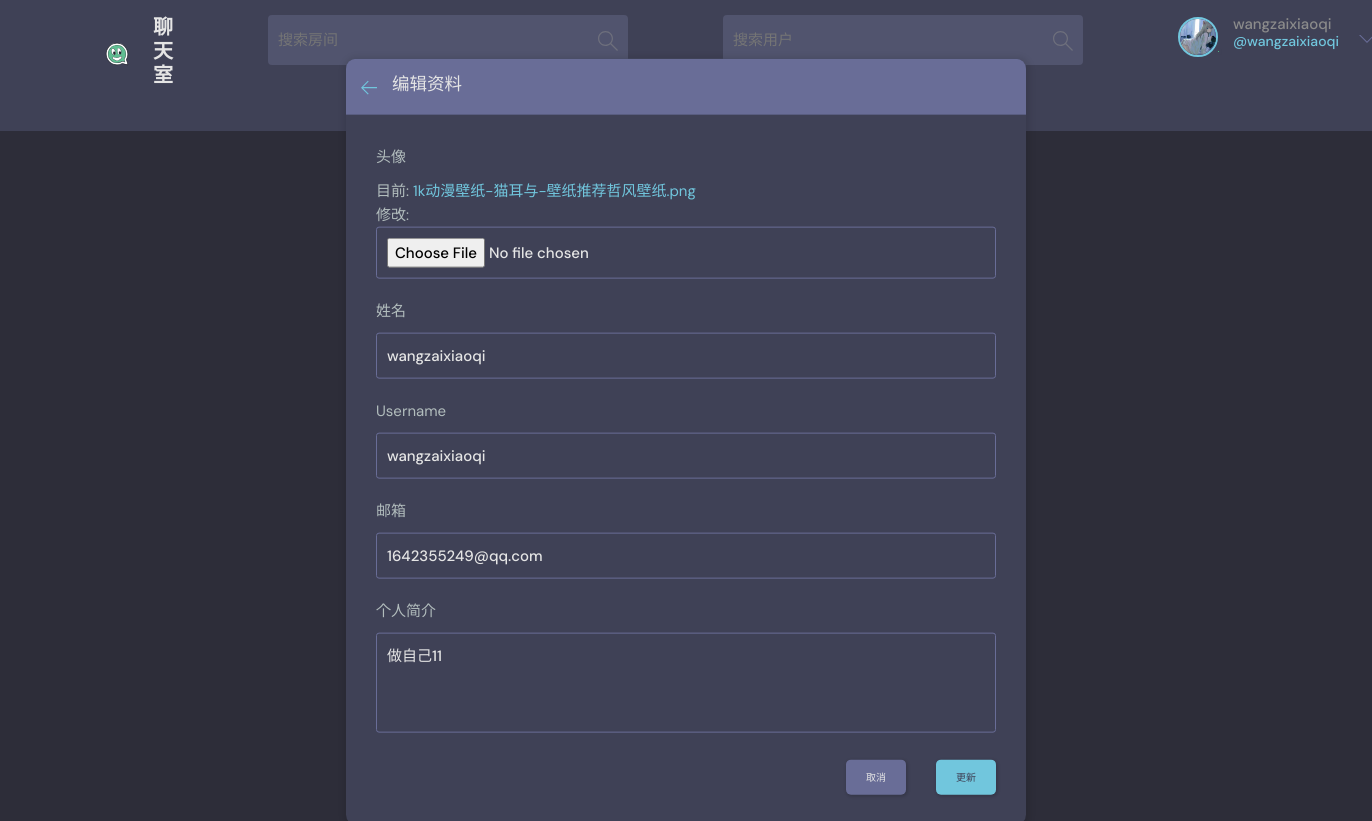
The page /update-user/ (signed in) on the database its author committed.
### base/models.py (models this page shows, shortened)
class User(AbstractUser):
    name = models.CharField(max_length=200, null=True, verbose_name='姓名')
    email = models.EmailField(unique=True, null=True, verbose_name='邮箱')  # 确保邮箱唯一
    bio = models.TextField(null=True, verbose_name='个人简介')
    favorites_rooms = models.ManyToManyField('Room', related_name='favorited_by', blank=True,
                                             verbose_name='收藏的房间')  # 用户收藏的房间
    avatar = models.ImageField(null=True, default='avatar.svg', verbose_name='头像')  # 默认头像
    score = models.IntegerField(default=0, verbose_name='积分')  # 用户积分
    created = models.DateTimeField(auto_now_add=True, verbose_name='创建时间')  # 创建时间
    updated = models.DateTimeField(auto_now=True, verbose_name='更新时间')  # 更新时间
    USERNAME_FIELD = 'email'  # 设置用户名字段为邮箱
    REQUIRED_FIELDS = []  # 创建用户时不需要额外字段
    is_muted = models.BooleanField(default=False, verbose_name='是否静音')
    mute_reason = models.CharField(max_length=255, blank=True, null=True, verbose_name='静音原因')
    mute_until = models.DateTimeField(blank=True, null=True, verbose_name='静音至')
    class Meta:
        verbose_name = '用户'
        verbose_name_plural = '用户列表'

### base/views.py (the view)
# urls.py: path('update-user/', views.updateUser, name="update-user"),
@login_required(login_url='/login')
def updateUser(request):
    user = request.user
    form = UserForm(instance=request.user)
    if request.method == 'POST':
        form = UserForm(request.POST, request.FILES, instance=user)
        if form.is_valid():
            form.save()
            return redirect('user-profile', pk=user.id)
    context = {'form': form}
    return render(request, 'base/update-user.html', context)

### base/forms.py
class UserForm(ModelForm):
    class Meta:
        model = User
        fields = ['avatar', 'name', 'username', 'email', 'bio']

### base/templates/base/update-user.html (shortened to what this page needs)
{%extends 'main.html'%}
{%block content%}
    <main class="update-account layout">
        <div class="container">
            <div class="layout__box">
                <div class="layout__boxHeader">
                    <div class="layout__boxTitle">
                        <a href="{% url 'home' %}">
                            <svg version="1.1" xmlns="http://www.w3.org/2000/svg" width="32" height="32"
                                viewBox="0 0 32 32">
                                <title>arrow-left</title>
                                <path
                                    d="M13.723 2.286l-13.723 13.714 13.719 13.714 1.616-1.611-10.96-10.96h27.625v-2.286h-27.625l10.965-10.965-1.616-1.607z">
                                </path>
                            </svg>
                        </a>
                        <h3>编辑资料</h3>
                    </div>
                </div>
                <div class="layout__body">
                    <form class="form" action="" method="POST" enctype="multipart/form-data">
                      {% for field in form %}
                       <div class="form__group">
                            <label for="profile_pic">
                                {% if field.label == 'Name' %}
                                    名称
                                {% elif field.label == 'Avatar' %}
                                    头像
                                {% elif field.label == 'Email' %}
                                    邮件
                                {% elif field.label == 'Bio' %}
                                    简介
                                {% else %}
                                    {{ field.label }}
                                {% endif %}
                            </label>
                            {{ field }}
                        </div>
                        {% endfor %}
                        <div class="form__action">
                            <a class="btn btn--dark" href="{%url 'home'%}">取消</a>
                            <button class="btn btn--main" type="submit">更新</button>
                        </div>
                    </form>
                </div>
            </div>
        </div>
    </main>
  {%endblock content%}

### templates/navbar.html (shortened to what this page needs)
{% load static %}
<header class="header header--loggedIn">
    <div class="container">
        <a href="{% url 'home' %}" class="header__logo">
            <img src="{% static 'images/logo.svg' %}" alt="Logo"/>
            <h1>聊天室</h1>
        </a>
        <form class="header__search" method="GET" action="{% url 'home' %}">
            <label>
                <input name="q" placeholder="搜索房间"/>
                <button type="submit" style="  opacity: 0.5; background-color: #51546E;   border: none;">
                </button>
            </label>
        </form>
        <form class="header__search" method="GET" action="{% url 'search-user' %}">
            <label>
                <input name="user" id="userSearch" placeholder="搜索用户"/>
                <button type="submit" id="searchUserButton"
                        style="  opacity: 0.5; background-color: #51546E;   border: none;">
                </button>
            </label>
        </form>
        <nav class="header__menu">
            {% if request.user.is_authenticated %}
            <div class="header__user">
                <a href="{% url 'user-profile' request.user.id %}">
                    <div class="avatar avatar--medium active">
                        <img src="{{ request.user.avatar.url }}" alt="{{ request.user.username }} 的头像"/>
                    </div>
                    <p>{{ request.user.username }}<span>@{{ request.user.username }}</span></p>
                </a>
                <button class="dropdown-button" onclick="toggleDropdown()">
                    <svg xmlns="http://www.w3.org/2000/svg" width="32" height="32" viewBox="0 0 32 32">
                        <path d="M16 21l-13-13h-3l16 16 16-16h-3l-13 13z"></path>
                    </svg>
                </button>
            </div>
            {% endif %}
        </nav>
    </div>
    <div id="announcements">
    </div>
</header>

### templates/navbar.html (style rules this page uses)
#announcements { overflow: hidden; white-space: nowrap; }

### rows shown on the page
User: user.avatar (picture), user.username "wangzaixiaoqi", form "wangzaixiaoqi" "wangzaixiaoqi" "1642355249@qq.com" "做自己11"

### other values the page prints
{{ field.label }} "头像" "姓名" "Username" "邮箱" "个人简介"
